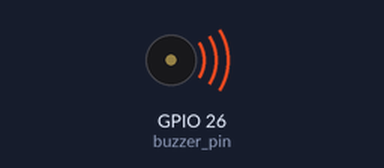
Recording of a program running on a simulated ESP32 board running MicroPython. Parts: buzzer (waves = sounding). What the program prints to the serial console is not drawn. At 14.4 s the program stops and its outputs stay as they are.

Above: at 0.12 s.
At 2.68 s:
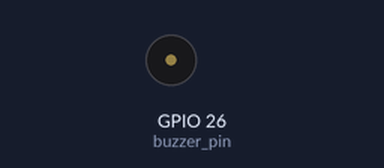
Timing chart, 0 to 3.0 s (numbered marks = the images above):
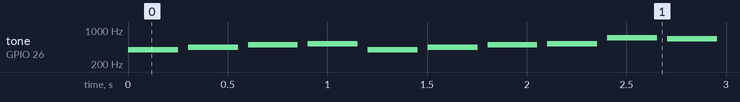

The program:

01_song.py
```python
# ==============================================================================
# 01_song.py - การเล่นเพลงด้วย Buzzer (Playing Music with Buzzer)
# ==============================================================================
# โปรแกรมนี้สาธิตการใช้ PWM เพื่อสร้างเสียงดนตรีจาก Buzzer
# This program demonstrates using PWM to generate music from Buzzer
# ==============================================================================

import time
from machine import Pin, PWM

# กำหนดขา GPIO26 สำหรับ Buzzer (PWM output)
# Set GPIO26 for Buzzer (PWM output)
buzzer_pin = Pin(26, Pin.OUT)

# สร้าง PWM object สำหรับ Buzzer
# Create PWM object for Buzzer
buzzer_pwm = PWM(buzzer_pin)

# กำหนดระยะเวลาของแต่ละโน้ต (มิลลิวินาที)
# Define note duration (milliseconds)
note_duration = 250

# ==============================================================================
# กำหนดโน้ตเพลงและความถี่ (Define melody notes and frequencies)
# ความถี่ตามมาตรฐานดนตรี (Standard musical frequencies)
# ==============================================================================
melody = [
    ('G4', 392),   # โน้ต G (Note G)
    ('A4', 440),   # โน้ต A (Note A)
    ('B4', 494),   # โน้ต B (Note B)
    ('C5', 523),   # โน้ต C (Note C)
    ('G4', 392),
    ('A4', 440),
    ('B4', 494),
    ('C5', 523),
    ('F5', 698),   # โน้ต F (Note F)
    ('E5', 659),   # โน้ต E (Note E)
    ('A4', 440),
    ('C5', 523),
    ('E5', 659),
    ('D5', 587),   # โน้ต D (Note D)
    ('D5', 587),
    ('C5', 523),
    ('A4', 440),
    ('G4', 392),
    ('A4', 440),
    ('B4', 494),
    ('C5', 523),
    ('G4', 392),
    ('A4', 440),
    ('B4', 494),
    ('C5', 523),
    ('F5', 698),
    ('E5', 659),
    ('C5', 523),
    ('E5', 659),
    ('A5', 880),   # โน้ต A สูง (High A note)
    ('G5', 784),   # โน้ต G สูง (High G note)
    ('G4', 392),
    ('A4', 440),
    ('B4', 494),
    ('C5', 523),
    ('G4', 392),
    ('A4', 440),
    ('B4', 494),
    ('C5', 523),
    ('F5', 698),
    ('E5', 659),
    ('C5', 523),
    ('E5', 659),
    ('A5', 880),
    ('D5', 587),
    ('D5', 587),
    ('C5', 523),
    ('A4', 440),
]

print("เริ่มเล่นเพลง (Starting music playback)")
print("=" * 40)

try:
    # เล่นแต่ละโน้ตในเพลง (Play each note in melody)
    for note_name, frequency in melody:
        # ตั้งค่าความถี่ของโน้ต (Set note frequency)
        buzzer_pwm.freq(frequency)

        # ตั้งค่า duty cycle (ความดัง) - 512 = 50%
        # Set duty cycle (volume) - 512 = 50%
        buzzer_pwm.duty(512)

        # แสดงโน้ตที่กำลังเล่น (Show current note)
        print(f"เล่นโน้ต (Playing): {note_name} ({frequency} Hz)")

        # หน่วงเวลาตามระยะเวลาของโน้ต (Delay for note duration)
        time.sleep_ms(note_duration)

        # ปิดเสียงระหว่างโน้ต (Silence between notes)
        buzzer_pwm.duty(0)
        time.sleep_ms(50)

    print("=" * 40)
    print("เล่นเพลงเสร็จสิ้น (Music playback completed)")

except KeyboardInterrupt:
    print("\nหยุดเล่นเพลง (Music stopped)")

finally:
    # ปิด Buzzer และคืนทรัพยากร PWM
    # Turn off Buzzer and release PWM resources
    buzzer_pwm.duty(0)
    buzzer_pwm.deinit()
    print("ปิด Buzzer แล้ว (Buzzer turned off)")
```

Measured:
- by itself, tone on GPIO 26 (buzzer_pin): plays 392 Hz for 0.25 s, 440 Hz for 0.25 s, 494 Hz for 0.25 s, 523 Hz for 0.25 s, 392 Hz for 0.25 s, 440 Hz for 0.25 s … (48 notes in this stretch)
